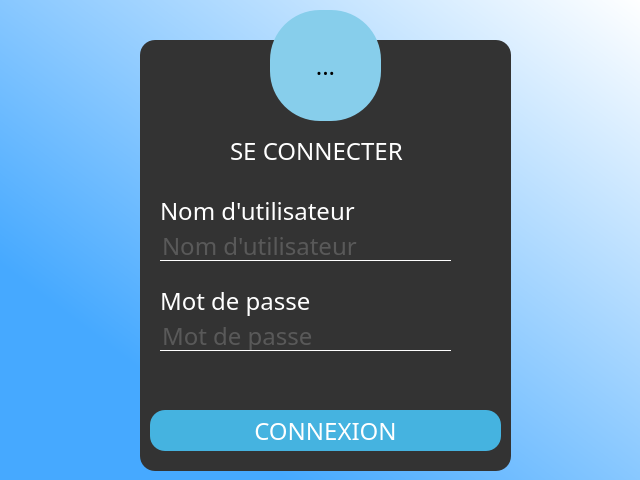
<?xml version="1.0" encoding="UTF-8"?>
<ui version="4.0">
 <class>Form</class>
 <widget class="QWidget" name="Form">
  <property name="geometry">
   <rect>
    <x>0</x>
    <y>0</y>
    <width>640</width>
    <height>480</height>
   </rect>
  </property>
  <property name="minimumSize">
   <size>
    <width>640</width>
    <height>480</height>
   </size>
  </property>
  <property name="maximumSize">
   <size>
    <width>16777215</width>
    <height>16777215</height>
   </size>
  </property>
  <property name="sizeIncrement">
   <size>
    <width>640</width>
    <height>480</height>
   </size>
  </property>
  <property name="baseSize">
   <size>
    <width>640</width>
    <height>480</height>
   </size>
  </property>
  <property name="windowTitle">
   <string>Form</string>
  </property>
  <property name="autoFillBackground">
   <bool>false</bool>
  </property>
  <property name="styleSheet">
   <string notr="true">*{
font-family: century gothic;
font-size: 24px;
}

QWidget
{
background-color: qlineargradient(spread:pad, x1:0.221, y1:0.772909, x2:1, y2:0, stop:0 rgba(70, 169, 255, 255), stop:1 rgba(255, 255, 255, 255))
}

QFrame
{
background: #333;
border-radius: 15px;
}


QToolButton
{
border-radius: 50px;
background :skyblue;
}

QLabel
{
color: white;
text-align: center;
}

QPushButton
{
background: #45b3e0;
color: white;
border-radius: 15px;
}

QPushButton:hover
{
color: skyblue;
border-radius:15px;
background: white;
}

QLineEdit
{
color: grey;
background: transparent;
border: none;
border-bottom:1px solid white;
}

#Logo
{
background: transparent;
}</string>
  </property>
  <widget class="QFrame" name="frame">
   <property name="geometry">
    <rect>
     <x>140</x>
     <y>40</y>
     <width>371</width>
     <height>431</height>
    </rect>
   </property>
   <property name="styleSheet">
    <string notr="true"/>
   </property>
   <property name="frameShape">
    <enum>QFrame::StyledPanel</enum>
   </property>
   <property name="frameShadow">
    <enum>QFrame::Raised</enum>
   </property>
   <widget class="QLabel" name="label">
    <property name="geometry">
     <rect>
      <x>90</x>
      <y>100</y>
      <width>181</width>
      <height>21</height>
     </rect>
    </property>
    <property name="styleSheet">
     <string notr="true">*{
font-family:century gothic;
font-size:24px;
}</string>
    </property>
    <property name="text">
     <string>SE CONNECTER</string>
    </property>
   </widget>
   <widget class="QPushButton" name="loginBouton">
    <property name="geometry">
     <rect>
      <x>10</x>
      <y>370</y>
      <width>351</width>
      <height>41</height>
     </rect>
    </property>
    <property name="text">
     <string>CONNEXION</string>
    </property>
    <property name="iconSize">
     <size>
      <width>16</width>
      <height>16</height>
     </size>
    </property>
   </widget>
   <widget class="QLineEdit" name="champsLogin">
    <property name="geometry">
     <rect>
      <x>20</x>
      <y>190</y>
      <width>291</width>
      <height>31</height>
     </rect>
    </property>
    <property name="text">
     <string/>
    </property>
    <property name="frame">
     <bool>true</bool>
    </property>
    <property name="placeholderText">
     <string>Nom d'utilisateur</string>
    </property>
   </widget>
   <widget class="QLineEdit" name="champsMDP">
    <property name="geometry">
     <rect>
      <x>20</x>
      <y>280</y>
      <width>291</width>
      <height>31</height>
     </rect>
    </property>
    <property name="text">
     <string/>
    </property>
    <property name="frame">
     <bool>true</bool>
    </property>
    <property name="echoMode">
     <enum>QLineEdit::Password</enum>
    </property>
    <property name="placeholderText">
     <string>Mot de passe</string>
    </property>
   </widget>
   <widget class="QLabel" name="label_2">
    <property name="geometry">
     <rect>
      <x>20</x>
      <y>150</y>
      <width>221</width>
      <height>41</height>
     </rect>
    </property>
    <property name="text">
     <string>Nom d'utilisateur</string>
    </property>
   </widget>
   <widget class="QLabel" name="label_3">
    <property name="geometry">
     <rect>
      <x>20</x>
      <y>240</y>
      <width>221</width>
      <height>41</height>
     </rect>
    </property>
    <property name="text">
     <string>Mot de passe</string>
    </property>
   </widget>
   <zorder>label_3</zorder>
   <zorder>loginBouton</zorder>
   <zorder>champsLogin</zorder>
   <zorder>champsMDP</zorder>
   <zorder>label_2</zorder>
   <zorder>label</zorder>
  </widget>
  <widget class="QToolButton" name="toolButton">
   <property name="geometry">
    <rect>
     <x>270</x>
     <y>10</y>
     <width>111</width>
     <height>111</height>
    </rect>
   </property>
   <property name="styleSheet">
    <string notr="true"/>
   </property>
   <property name="text">
    <string>...</string>
   </property>
   <property name="icon">
    <iconset>
     <normaloff>qrc/image/user.png</normaloff>qrc/image/user.png</iconset>
   </property>
   <property name="iconSize">
    <size>
     <width>64</width>
     <height>100</height>
    </size>
   </property>
  </widget>
 </widget>
 <resources>
  <include location="qrc/image.qrc"/>
 </resources>
 <connections/>
</ui>
